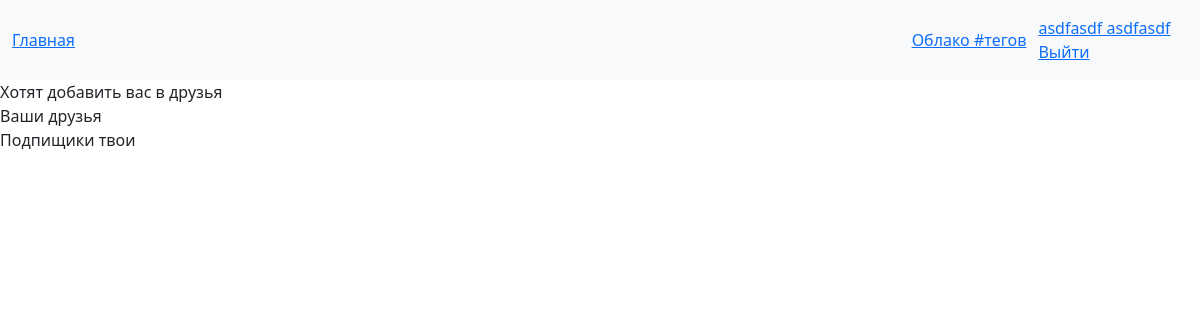
Before: /friends/ (signed in) with the older database file.
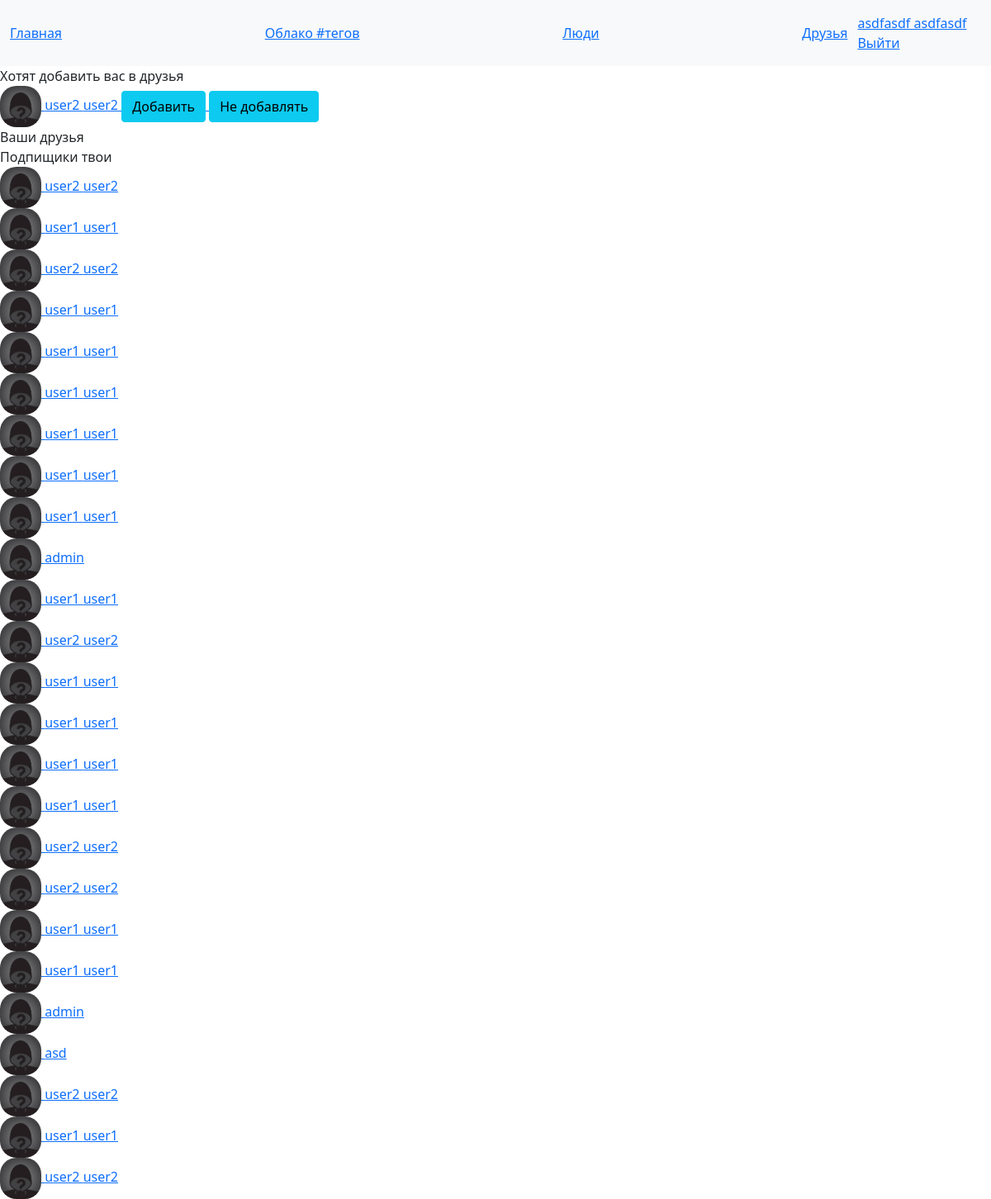
After: the same page with the newer database file.
### menu_app/models.py (models this page shows, shortened)
class Menu(models.Model):
    title = models.CharField(max_length=64, null=False, blank=False)
    url = models.CharField(max_length=128, null=False, blank=False)
    type = models.ForeignKey(ClassMenu, on_delete=models.CASCADE)

### user_app/models.py (models this page shows, shortened)
class Friends(models.Model):
    user = models.ForeignKey(User, on_delete=models.CASCADE)
    friend = models.ForeignKey(User, on_delete=models.CASCADE, related_name="friend")
    confirmation = models.BooleanField(default=True)

class User(AbstractUser):
    class Meta:
        db_table = 'auth_user'

class Subscriptions(models.Model):
    user = models.ForeignKey(User, on_delete=models.CASCADE)
    subscription = models.ForeignKey(User, on_delete=models.CASCADE, related_name="subscription")

### user_app/views/friends.py (the view)
# urls.py: path('friends/', Friends_user.as_view(), name='friends'),
class Friends_user(View):
    def get(self, request):
        if request.user.is_authenticated:
            friends = Friends.objects.filter(Q(user=request.user) | Q(friend=request.user), confirmation=True)
            v_friend = Friends.objects.filter(friend=request.user, confirmation=False)
            subscriptions = Subscriptions.objects.filter(Q(user=request.user) | Q(subscription=request.user))
            context = {"title": "дороу", "friends": friends, "v_friend": v_friend, "subscriptions": subscriptions}
            return render(request, "user_app/friends.html", context)
        return redirect("login")

### menu_app/templatetags/menu_main.py (called while the page is built, shortened)
@register.inclusion_tag('base.html')
def main_menu():
    menu = Menu.objects.filter(type=1)
    return {'menu': menu, }

@register.inclusion_tag('base.html', takes_context=True)
def user_menu(context):
    if context.request.user.is_authenticated:
        menu = [
            {
                'title': f"{context.request.user.last_name} {context.request.user.first_name}",
                'url': '/profile',
            },
            {
                'title': 'Выйти',
                'url': '/logout',
            },
        ]
    return {'menu': menu, }

### templates/user_app/friends.html (shortened to what this page needs)
{% load menu_main %}
<link rel="stylesheet" href="https://cdn.jsdelivr.net/npm/bootstrap@5.1.3/dist/css/bootstrap.min.css">
<nav class="navbar navbar-expand-lg bg-light">
    <div class="container-fluid">{% main_menu %}</div>
    <div id="user_menu" class="navbar-text">{% user_menu %}</div>
</nav>
<html lang="en">
<head>
</head>
<body>
    <div>Хотят добавить вас в друзья</div>
     {% for friend in v_friend %}
    <div>
        <a href="{% url 'profile_peoples' friend.friend.username %}">
            {% if friend.profile.image %}
             <img src="{{ peopl.profile.image.url }}" style="border-radius: 20px;" class="mr-3" alt="" width="50px" height="50px">
            {% else %}
            <img src="/static/profile_app/image/def.jpg" style="border-radius: 20px;" class="mr-3" alt="" width="50px" height="50px">
            {% endif %}
            {{ friend.user.first_name }} {{ friend.user.last_name }}
        </a>
            <a href="{% url 'confirmation_friend' friend.user.username %}">
            <button type="submit" class="btn btn-info">Добавить</button>
            </a>
            <a href="{% url 'del_friend' friend.user.username %}">
            <button type="submit" class="btn btn-info">Не добавлять</button>
            </a>
    </div>
    {% endfor%}
    <div>Ваши друзья</div>
    <div>
    <div>   Подпищики твои</div>
    {% for friend in subscriptions %}
    <div>
        <a href="{% url 'profile_peoples' friend.subscription.username %}">
            {% if friend.profile.image %}
             <img src="{{ peopl.profile.image.url }}" style="border-radius: 20px;" class="mr-3" alt="" width="50px" height="50px">
            {% else %}
            <img src="/static/profile_app/image/def.jpg" style="border-radius: 20px;" class="mr-3" alt="" width="50px" height="50px">
            {% endif %}
                {% if friend.subscription == user %}
            <a href="{% url 'profile_peoples' friend.user.username %}">
                {{ friend.user.first_name }} {{ friend.user.last_name }}
            </a>
            {% elif friend.subscription != user %}
            <a href="{% url 'profile_peoples' friend.subscription.username %}">
                    {{ friend.subscription.first_name }} {{ friend.subscription.last_name }}
            </a>
            {% endif %}
        </a>
    </div>
    {% endfor%}
    </div>
</body>
</html>

### templates/base.html
{% for m in menu %}
    <a href="{{ m.url }}">{{ m.title }}</a>
{% endfor%}

Changed rows visible on the page:
added Menu: title "Люди"
added Menu: title "Друзья"
added Friends: user.first_name "user2", user.last_name "user2"
added Subscriptions: subscription.first_name "user2", subscription.last_name "user2"
added Subscriptions: subscription.first_name "user1", subscription.last_name "user1"
added Subscriptions: subscription.first_name "user2", subscription.last_name "user2"
added Subscriptions: user.first_name "user1", user.last_name "user1"
added Subscriptions: user.first_name "user1", user.last_name "user1"
added Subscriptions: user.first_name "user1", user.last_name "user1"
added Subscriptions: user.first_name "user1", user.last_name "user1"
added Subscriptions: user.first_name "user1", user.last_name "user1"
added Subscriptions: user.first_name "user1", user.last_name "user1"
added Subscriptions: user.last_name "admin"
added Subscriptions: user.first_name "user1", user.last_name "user1"
added Subscriptions: user.first_name "user2", user.last_name "user2"
added Subscriptions: user.first_name "user1", user.last_name "user1"
added Subscriptions: user.first_name "user1", user.last_name "user1"
added Subscriptions: user.first_name "user1", user.last_name "user1"
added Subscriptions: user.first_name "user1", user.last_name "user1"
added Subscriptions: user.first_name "user2", user.last_name "user2"
added Subscriptions: user.first_name "user2", user.last_name "user2"
added Subscriptions: user.first_name "user1", user.last_name "user1"
added Subscriptions: user.first_name "user1", user.last_name "user1"
added Subscriptions: user.last_name "admin"
added Subscriptions: user.last_name "asd"
added Subscriptions: user.first_name "user2", user.last_name "user2"
added Subscriptions: user.first_name "user1", user.last_name "user1"
added Subscriptions: user.first_name "user2", user.last_name "user2"
